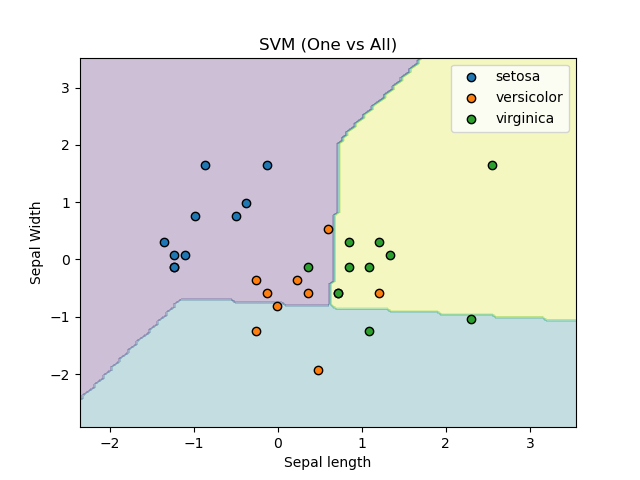

Recreate this plot in Python.
import numpy as np
import matplotlib.pyplot as plt
from sklearn.datasets import load_iris
from sklearn.model_selection import train_test_split
from sklearn.preprocessing import StandardScaler
from sklearn.metrics import accuracy_score, precision_score, recall_score, f1_score, classification_report, confusion_matrix


class LinearSVM:
    def __init__(self, learning_rate=0.001, lambda_param=0.01, n_iters=1000):
        self.lr = learning_rate
        self.lambda_param = lambda_param
        self.n_iters = n_iters
        self.w = None
        self.b = None

    def fit(self, X, y):
        
        """
        Fit the SVM model to training data.
        
        Parameters:
        - X (np.array): Training features.
        - y (np.array): Target values.

        Returns:
        - None
        """
        # Initialize weights and bias to zeros
        self.w = np.zeros(X.shape[1])
        self.b = 0

        # Implement gradient descent to update weights and bias
        for _ in range(self.n_iters):
            for index, x in enumerate(X):
                cond = y[index] * (np.dot(x, self.w) - self.b) >= 1
                if cond:
                    weighted_term = self.lr * (2 * self.lambda_param * self.w)
                    self.w -= weighted_term
                else:
                    weighted_term = self.lr * (2 * self.lambda_param * self.w - np.dot(x, y[index]))
                    self.w -= weighted_term
                    self.b -= self.lr * y[index]

    def predict(self, X):

        """
        Predict class labels for samples in X.

        Parameters:
        - X (np.array): Test features.

        Returns:
        - np.array: Predicted class label per sample.
        """
        # Compute the linear combination of weights and features plus bias
        # Return class labels based on the sign of the linear combination
        preds = np.dot(X, self.w) - self.b
        return np.sign(preds)

# Load and preprocess dataset
iris = load_iris()
X = iris.data
y = iris.target
y_class = list(np.unique(y))
# Split the data
X_train, X_test, y_train, y_test = train_test_split(X, y, test_size=0.2, random_state=2024)
# Feature scaling
scaler = StandardScaler()
X_train = scaler.fit_transform(X_train)
X_test = scaler.transform(X_test)
# Training the model
# Training multiple binary classifiers using one-vs-all strategy
classifiers = []
for i in range(len(y_class)):  # Three classes in Iris dataset
    svm = LinearSVM()
    y_binary = np.where(y_train == i, 1, -1)  # Convert to binary labels
    svm.fit(X_train, y_binary)
    classifiers.append(svm)
# Make predictions
def predict_one_vs_all(classifiers, X):
    preds = np.zeros((X.shape[0], len(classifiers)))
    for idx, clf in enumerate(classifiers):
        preds[:, idx] = clf.predict(X)
    return np.argmax(preds, axis=1)
# Calculate the metrics using scikit-learn
y_pred = predict_one_vs_all(classifiers, X_test)
accuracy = accuracy_score(y_test, y_pred)
precision = precision_score(y_test, y_pred, average='weighted', zero_division=0)
recall = recall_score(y_test, y_pred, average='weighted', zero_division=0)
f1_score = f1_score(y_test, y_pred, average='weighted', zero_division=0)

print(f'Accuracy: {round(accuracy,2)}')
print(f'Precision: {round(precision,2)}')
print(f'Recall: {round(recall,2)}')
print(f'F1 Score: {round(f1_score,2)}')

# Plotting the decision boundary and save the figure.
def plot_decision_boundary(X, y, model, target_names):
    ## creating a boundary of x and y

    x_min, y_min = np.min(X[:, 0]) - 1, np.min(X[:, 1]) - 1  # Min boundary for feature1, feature2
    x_max, y_max = np.max(X[:, 0]) + 1, np.max(X[:, 0]) + 1  # Max boundary for feature1, feature2

    ## forming a grid on which we can draw decision boundary
    x_grid, y_grid = np.meshgrid(np.arange(x_min, x_max, 0.05),
                                 np.arange(y_min, y_max, 0.05))
    pred = model(np.array([x_grid.ravel(), y_grid.ravel()]).T)
    pred = pred.reshape(x_grid.shape)
    ## Plotting decision boundary
    plt.contourf(x_grid, y_grid, pred, alpha=0.27)
    for i, name in enumerate(np.unique(y)):
        class_name = target_names[name]  # Map label to class name
        plt.scatter(X[y == name][:, 0], X[y == name][:, 1], label=f'{class_name}', edgecolors='k')
    plt.legend()
    plt.xlabel('Sepal length')
    plt.ylabel('Sepal Width')
    plt.title('SVM (One vs All)')
    plt.savefig('svm.png')
    plt.show()


X_des = iris.data[:, :2]  # Consider only first two features for plotting
y = iris.target
feature_names = iris.feature_names[:2]  # Names of the first two features

# Split the data
X_train, X_test, y_train, y_test = train_test_split(X_des, y, test_size=0.2, random_state=42)

# Feature scaling
scaler = StandardScaler()
X_train = scaler.fit_transform(X_train)
X_test = scaler.transform(X_test)
classifiers_des = []
for i in range(3):  # Three classes in Iris dataset
    svm = LinearSVM()
    y_binary = np.where(y_train == i, 1, -1)  # Convert to binary labels
    svm.fit(X_train, y_binary)
    classifiers_des.append(svm)
plot_decision_boundary(X_test, y_test, lambda x: predict_one_vs_all(classifiers_des, x), iris.target_names)

